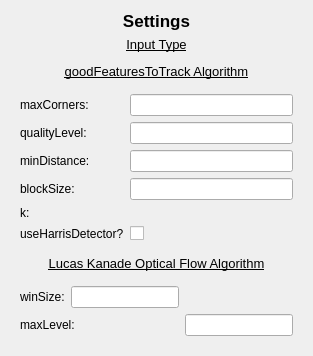
            <widget class="QWidget" name="page_3">
             <layout class="QVBoxLayout" name="verticalLayout_7">
              <item>
               <widget class="QLabel" name="label_2">
                <property name="font">
                 <font>
                  <pointsize>13</pointsize>
                  <weight>75</weight>
                  <bold>true</bold>
                 </font>
                </property>
                <property name="styleSheet">
                 <string notr="true"/>
                </property>
                <property name="text">
                 <string>Settings</string>
                </property>
                <property name="alignment">
                 <set>Qt::AlignCenter</set>
                </property>
               </widget>
              </item>
              <item>
               <widget class="QLabel" name="label_28">
                <property name="font">
                 <font>
                  <pointsize>10</pointsize>
                  <underline>true</underline>
                 </font>
                </property>
                <property name="text">
                 <string>Input Type</string>
                </property>
                <property name="alignment">
                 <set>Qt::AlignCenter</set>
                </property>
               </widget>
              </item>
              <item>
               <widget class="QWidget" name="widget_2" native="true">
                <widget class="QRadioButton" name="fileRadioBtn">
                 <property name="geometry">
                  <rect>
                   <x>40</x>
                   <y>10</y>
                   <width>95</width>
                   <height>20</height>
                  </rect>
                 </property>
                 <property name="text">
                  <string>File</string>
                 </property>
                </widget>
                <widget class="QRadioButton" name="liveRadioBtn">
                 <property name="geometry">
                  <rect>
                   <x>40</x>
                   <y>40</y>
                   <width>95</width>
                   <height>20</height>
                  </rect>
                 </property>
                 <property name="text">
                  <string>Live</string>
                 </property>
                </widget>
                <widget class="QPushButton" name="saveInputTypeBtn">
                 <property name="geometry">
                  <rect>
                   <x>40</x>
                   <y>70</y>
                   <width>93</width>
                   <height>28</height>
                  </rect>
                 </property>
                 <property name="styleSheet">
                  <string notr="true">background-color: #1f232a;</string>
                 </property>
                 <property name="text">
                  <string>Save Input Type</string>
                 </property>
                </widget>
               </widget>
              </item>
              <item>
               <widget class="QLabel" name="label_16">
                <property name="font">
                 <font>
                  <pointsize>10</pointsize>
                  <underline>true</underline>
                 </font>
                </property>
                <property name="text">
                 <string>goodFeaturesToTrack Algorithm</string>
                </property>
                <property name="alignment">
                 <set>Qt::AlignCenter</set>
                </property>
                <property name="wordWrap">
                 <bool>true</bool>
                </property>
               </widget>
              </item>
              <item>
               <widget class="QWidget" name="GFTT_widget" native="true">
                <layout class="QGridLayout" name="gridLayout_2">
                 <item row="0" column="0">
                  <widget class="QLabel" name="label_19">
                   <property name="font">
                    <font>
                     <pointsize>9</pointsize>
                    </font>
                   </property>
                   <property name="text">
                    <string>maxCorners:</string>
                   </property>
                  </widget>
                 </item>
                 <item row="0" column="1">
                  <widget class="QLineEdit" name="lineEdit_3"/>
                 </item>
                 <item row="1" column="0">
                  <widget class="QLabel" name="label_20">
                   <property name="font">
                    <font>
                     <pointsize>9</pointsize>
                    </font>
                   </property>
                   <property name="text">
                    <string>qualityLevel:</string>
                   </property>
                  </widget>
                 </item>
                 <item row="1" column="1">
                  <widget class="QLineEdit" name="lineEdit_4"/>
                 </item>
                 <item row="2" column="1">
                  <widget class="QLineEdit" name="lineEdit_5"/>
                 </item>
                 <item row="2" column="0">
                  <widget class="QLabel" name="label_21">
                   <property name="font">
                    <font>
                     <pointsize>9</pointsize>
                    </font>
                   </property>
                   <property name="text">
                    <string>minDistance:</string>
                   </property>
                  </widget>
                 </item>
                 <item row="3" column="0">
                  <widget class="QLabel" name="label_22">
                   <property name="font">
                    <font>
                     <pointsize>9</pointsize>
                    </font>
                   </property>
                   <property name="text">
                    <string>blockSize:</string>
                   </property>
                  </widget>
                 </item>
                 <item row="4" column="0">
                  <widget class="QLabel" name="label_23">
                   <property name="text">
                    <string>k:</string>
                   </property>
                  </widget>
                 </item>
                 <item row="3" column="1">
                  <widget class="QLineEdit" name="lineEdit_6"/>
                 </item>
                 <item row="5" column="0">
                  <widget class="QLabel" name="label_24">
                   <property name="text">
                    <string>useHarrisDetector?</string>
                   </property>
                  </widget>
                 </item>
                 <item row="5" column="1">
                  <widget class="QCheckBox" name="checkBox">
                   <property name="text">
                    <string/>
                   </property>
                  </widget>
                 </item>
                </layout>
               </widget>
              </item>
              <item>
               <widget class="QLabel" name="label_15">
                <property name="font">
                 <font>
                  <pointsize>10</pointsize>
                  <underline>true</underline>
                 </font>
                </property>
                <property name="text">
                 <string>Lucas Kanade Optical Flow Algorithm</string>
                </property>
                <property name="alignment">
                 <set>Qt::AlignCenter</set>
                </property>
                <property name="wordWrap">
                 <bool>true</bool>
                </property>
               </widget>
              </item>
              <item>
               <widget class="QWidget" name="lk_widget" native="true">
                <layout class="QGridLayout" name="gridLayout">
                 <item row="0" column="1">
                  <widget class="QLineEdit" name="lineEdit"/>
                 </item>
                 <item row="0" column="0">
                  <widget class="QLabel" name="label_17">
                   <property name="font">
                    <font>
                     <pointsize>9</pointsize>
                    </font>
                   </property>
                   <property name="text">
                    <string>winSize:</string>
                   </property>
                  </widget>
                 </item>
                 <item row="1" column="2">
                  <widget class="QLineEdit" name="lineEdit_2"/>
                 </item>
                 <item row="1" column="0" colspan="2">
                  <widget class="QLabel" name="label_18">
                   <property name="font">
                    <font>
                     <pointsize>9</pointsize>
                    </font>
                   </property>
                   <property name="text">
                    <string>maxLevel:</string>
                   </property>
                  </widget>
                 </item>
                </layout>
               </widget>
              </item>
             </layout>
            </widget>
